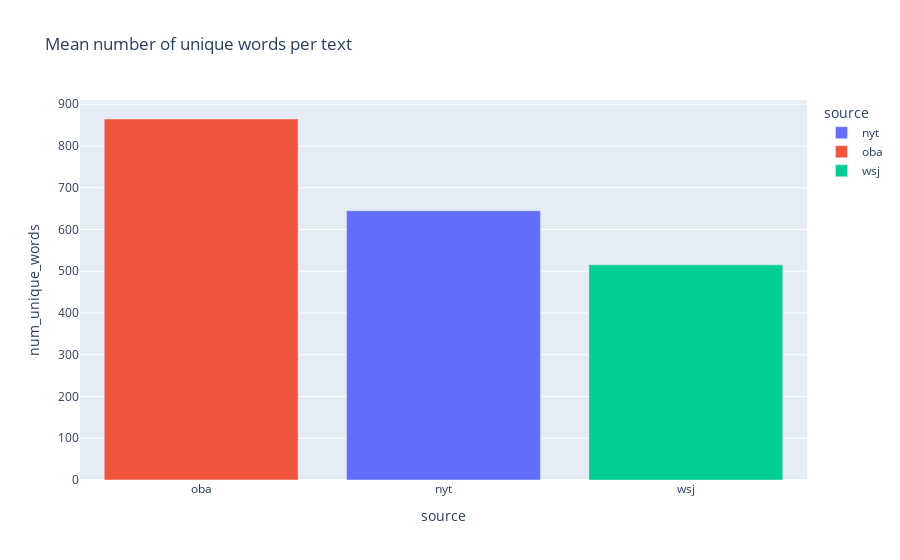

The code cell stored with this chart in its notebook:
### Code cell
# Mean number of unique words per text
means = tidy_data.groupby('source').mean(numeric_only=True)
fig = px.bar(means, x=means.index, y="num_unique_words", color=means.index,
            title = 'Mean number of unique words per text')
fig.update_layout(xaxis={'categoryorder':'array', 'categoryarray':['oba','nyt','wsj']})
fig.show()

### Figure 1 — Plotly figure (JSON) as saved in the notebook; plotly's stock layout.template omitted (floating-point values rounded to 4 significant figures)
{"data": [{"alignmentgroup": "True", "hovertemplate": "source=%{x}<br>num_unique_words=%{y}<extra></extra>", "legendgroup": "nyt", "marker": {"color": "#636efa", "pattern": {"shape": ""}}, "name": "nyt", "offsetgroup": "nyt", "orientation": "v", "showlegend": true, "textposition": "auto", "type": "bar", "x": ["nyt"], "xaxis": "x", "y": [644.9], "yaxis": "y"}, {"alignmentgroup": "True", "hovertemplate": "source=%{x}<br>num_unique_words=%{y}<extra></extra>", "legendgroup": "oba", "marker": {"color": "#EF553B", "pattern": {"shape": ""}}, "name": "oba", "offsetgroup": "oba", "orientation": "v", "showlegend": true, "textposition": "auto", "type": "bar", "x": ["oba"], "xaxis": "x", "y": [864.7], "yaxis": "y"}, {"alignmentgroup": "True", "hovertemplate": "source=%{x}<br>num_unique_words=%{y}<extra></extra>", "legendgroup": "wsj", "marker": {"color": "#00cc96", "pattern": {"shape": ""}}, "name": "wsj", "offsetgroup": "wsj", "orientation": "v", "showlegend": true, "textposition": "auto", "type": "bar", "x": ["wsj"], "xaxis": "x", "y": [515.3], "yaxis": "y"}], "layout": {"barmode": "relative", "legend": {"title": {"text": "source"}, "tracegroupgap": 0}, "title": {"text": "Mean number of unique words per text"}, "xaxis": {"anchor": "y", "categoryarray": ["oba", "nyt", "wsj"], "categoryorder": "array", "domain": [0, 1], "title": {"text": "source"}}, "yaxis": {"anchor": "x", "domain": [0, 1], "title": {"text": "num_unique_words"}}}}
